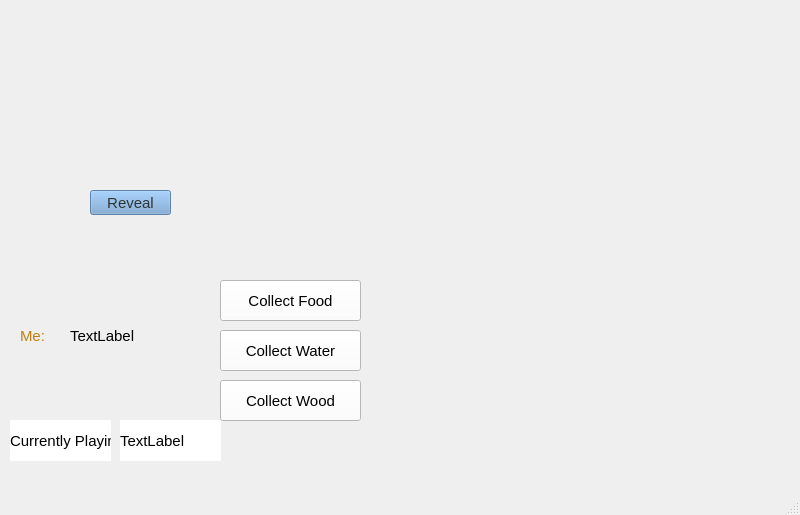
<?xml version="1.0" encoding="UTF-8"?>
<ui version="4.0">
 <class>GameWindow</class>
 <widget class="QMainWindow" name="GameWindow">
  <property name="geometry">
   <rect>
    <x>0</x>
    <y>0</y>
    <width>800</width>
    <height>515</height>
   </rect>
  </property>
  <property name="minimumSize">
   <size>
    <width>800</width>
    <height>515</height>
   </size>
  </property>
  <property name="maximumSize">
   <size>
    <width>800</width>
    <height>515</height>
   </size>
  </property>
  <property name="font">
   <font>
    <pointsize>11</pointsize>
   </font>
  </property>
  <property name="windowTitle">
   <string>MainWindow</string>
  </property>
  <widget class="QWidget" name="centralwidget">
   <property name="styleSheet">
    <string notr="true">background-image: url(:/background-island.jpg);</string>
   </property>
   <widget class="QStackedWidget" name="weatherCards">
    <property name="geometry">
     <rect>
      <x>50</x>
      <y>30</y>
      <width>151</width>
      <height>151</height>
     </rect>
    </property>
    <property name="currentIndex">
     <number>0</number>
    </property>
    <widget class="QWidget" name="page">
     <property name="styleSheet">
      <string notr="true">background: none;
image: url(:/cards/background.jpeg);
border-color: rgb(32, 74, 135);</string>
     </property>
    </widget>
    <widget class="QWidget" name="page_2">
     <property name="styleSheet">
      <string notr="true">image: url(:/cards/sunny.jpeg);</string>
     </property>
     <widget class="QLabel" name="label_2">
      <property name="geometry">
       <rect>
        <x>0</x>
        <y>0</y>
        <width>51</width>
        <height>51</height>
       </rect>
      </property>
      <property name="text">
       <string/>
      </property>
      <property name="pixmap">
       <pixmap resource="imgs.qrc">:/cards/0.jpeg</pixmap>
      </property>
      <property name="scaledContents">
       <bool>true</bool>
      </property>
     </widget>
    </widget>
    <widget class="QWidget" name="page_3">
     <property name="styleSheet">
      <string notr="true">image: url(:/cards/sunny.jpeg);</string>
     </property>
     <widget class="QLabel" name="label_3">
      <property name="geometry">
       <rect>
        <x>0</x>
        <y>0</y>
        <width>51</width>
        <height>51</height>
       </rect>
      </property>
      <property name="text">
       <string/>
      </property>
      <property name="pixmap">
       <pixmap resource="imgs.qrc">:/cards/0.jpeg</pixmap>
      </property>
      <property name="scaledContents">
       <bool>true</bool>
      </property>
     </widget>
    </widget>
    <widget class="QWidget" name="page_4">
     <property name="styleSheet">
      <string notr="true">image: url(:/cards/sunny.jpeg);</string>
     </property>
     <widget class="QLabel" name="label_4">
      <property name="geometry">
       <rect>
        <x>0</x>
        <y>0</y>
        <width>51</width>
        <height>51</height>
       </rect>
      </property>
      <property name="text">
       <string/>
      </property>
      <property name="pixmap">
       <pixmap resource="imgs.qrc">:/cards/0.jpeg</pixmap>
      </property>
      <property name="scaledContents">
       <bool>true</bool>
      </property>
     </widget>
    </widget>
    <widget class="QWidget" name="page_5">
     <property name="styleSheet">
      <string notr="true">image: url(:/cards/cloudy.jpeg);</string>
     </property>
     <widget class="QLabel" name="label_5">
      <property name="geometry">
       <rect>
        <x>0</x>
        <y>0</y>
        <width>51</width>
        <height>51</height>
       </rect>
      </property>
      <property name="text">
       <string/>
      </property>
      <property name="pixmap">
       <pixmap resource="imgs.qrc">:/cards/1.jpeg</pixmap>
      </property>
      <property name="scaledContents">
       <bool>true</bool>
      </property>
     </widget>
    </widget>
    <widget class="QWidget" name="page_6">
     <property name="styleSheet">
      <string notr="true">image: url(:/cards/cloudy.jpeg);</string>
     </property>
     <widget class="QLabel" name="label_6">
      <property name="geometry">
       <rect>
        <x>0</x>
        <y>0</y>
        <width>51</width>
        <height>51</height>
       </rect>
      </property>
      <property name="text">
       <string/>
      </property>
      <property name="pixmap">
       <pixmap resource="imgs.qrc">:/cards/1.jpeg</pixmap>
      </property>
      <property name="scaledContents">
       <bool>true</bool>
      </property>
     </widget>
    </widget>
    <widget class="QWidget" name="page_7">
     <property name="styleSheet">
      <string notr="true">image: url(:/cards/cloudy.jpeg);</string>
     </property>
     <widget class="QLabel" name="label_9">
      <property name="geometry">
       <rect>
        <x>0</x>
        <y>0</y>
        <width>51</width>
        <height>51</height>
       </rect>
      </property>
      <property name="text">
       <string/>
      </property>
      <property name="pixmap">
       <pixmap resource="imgs.qrc">:/cards/2.jpeg</pixmap>
      </property>
      <property name="scaledContents">
       <bool>true</bool>
      </property>
     </widget>
    </widget>
    <widget class="QWidget" name="page_8">
     <property name="styleSheet">
      <string notr="true">image: url(:/cards/cloudy.jpeg);</string>
     </property>
     <widget class="QLabel" name="label_10">
      <property name="geometry">
       <rect>
        <x>0</x>
        <y>0</y>
        <width>51</width>
        <height>51</height>
       </rect>
      </property>
      <property name="text">
       <string/>
      </property>
      <property name="pixmap">
       <pixmap resource="imgs.qrc">:/cards/2.jpeg</pixmap>
      </property>
      <property name="scaledContents">
       <bool>true</bool>
      </property>
     </widget>
    </widget>
    <widget class="QWidget" name="page_9">
     <property name="styleSheet">
      <string notr="true">image: url(:/cards/cloudy.jpeg);</string>
     </property>
     <widget class="QLabel" name="label_7">
      <property name="geometry">
       <rect>
        <x>0</x>
        <y>0</y>
        <width>51</width>
        <height>51</height>
       </rect>
      </property>
      <property name="text">
       <string/>
      </property>
      <property name="pixmap">
       <pixmap resource="imgs.qrc">:/cards/1.jpeg</pixmap>
      </property>
      <property name="scaledContents">
       <bool>true</bool>
      </property>
     </widget>
    </widget>
    <widget class="QWidget" name="page_10">
     <property name="styleSheet">
      <string notr="true">image: url(:/cards/cloudy.jpeg);</string>
     </property>
     <widget class="QLabel" name="label_14">
      <property name="geometry">
       <rect>
        <x>0</x>
        <y>0</y>
        <width>51</width>
        <height>51</height>
       </rect>
      </property>
      <property name="text">
       <string/>
      </property>
      <property name="pixmap">
       <pixmap resource="imgs.qrc">:/cards/2.jpeg</pixmap>
      </property>
      <property name="scaledContents">
       <bool>true</bool>
      </property>
     </widget>
    </widget>
    <widget class="QWidget" name="page_11">
     <property name="styleSheet">
      <string notr="true">image: url(:/cards/rainy.jpeg);</string>
     </property>
     <widget class="QLabel" name="label_11">
      <property name="geometry">
       <rect>
        <x>0</x>
        <y>0</y>
        <width>51</width>
        <height>51</height>
       </rect>
      </property>
      <property name="text">
       <string/>
      </property>
      <property name="pixmap">
       <pixmap resource="imgs.qrc">:/cards/3.jpeg</pixmap>
      </property>
      <property name="scaledContents">
       <bool>true</bool>
      </property>
     </widget>
    </widget>
    <widget class="QWidget" name="page_12">
     <property name="styleSheet">
      <string notr="true">image: url(:/cards/rainy.jpeg);</string>
     </property>
     <widget class="QLabel" name="label_12">
      <property name="geometry">
       <rect>
        <x>0</x>
        <y>0</y>
        <width>51</width>
        <height>51</height>
       </rect>
      </property>
      <property name="text">
       <string/>
      </property>
      <property name="pixmap">
       <pixmap resource="imgs.qrc">:/cards/3.jpeg</pixmap>
      </property>
      <property name="scaledContents">
       <bool>true</bool>
      </property>
     </widget>
    </widget>
    <widget class="QWidget" name="page_13">
     <property name="styleSheet">
      <string notr="true">image: url(:/cards/hurricane.jpeg);</string>
     </property>
     <widget class="QLabel" name="label_13">
      <property name="geometry">
       <rect>
        <x>0</x>
        <y>0</y>
        <width>51</width>
        <height>51</height>
       </rect>
      </property>
      <property name="text">
       <string/>
      </property>
      <property name="pixmap">
       <pixmap resource="imgs.qrc">:/cards/2.jpeg</pixmap>
      </property>
      <property name="scaledContents">
       <bool>true</bool>
      </property>
     </widget>
    </widget>
   </widget>
   <widget class="QLabel" name="playerNameLabel">
    <property name="geometry">
     <rect>
      <x>70</x>
      <y>320</y>
      <width>101</width>
      <height>31</height>
     </rect>
    </property>
    <property name="styleSheet">
     <string notr="true">font: 700 italic 20pt &quot;Ubuntu Condensed&quot;;
background:none;</string>
    </property>
    <property name="text">
     <string>TextLabel</string>
    </property>
   </widget>
   <widget class="QLabel" name="label">
    <property name="geometry">
     <rect>
      <x>20</x>
      <y>310</y>
      <width>51</width>
      <height>51</height>
     </rect>
    </property>
    <property name="styleSheet">
     <string notr="true">background: none;
border-color: rgb(0, 0, 0);
font: 700 italic 16pt &quot;Ubuntu Condensed&quot;;
color: rgb(193, 125, 17);</string>
    </property>
    <property name="text">
     <string>Me:</string>
    </property>
   </widget>
   <widget class="QPushButton" name="revealButton">
    <property name="enabled">
     <bool>false</bool>
    </property>
    <property name="geometry">
     <rect>
      <x>90</x>
      <y>190</y>
      <width>81</width>
      <height>25</height>
     </rect>
    </property>
    <property name="styleSheet">
     <string notr="true">color: rgb(46, 52, 54);
border-color: rgb(0, 0, 0);
border-image: url(:/light-wood-grain-texture_303714-25017.jpg);
background-color: rgb(114, 159, 207);
font: 700 italic 14pt &quot;Ubuntu Condensed&quot;;
</string>
    </property>
    <property name="text">
     <string>Reveal</string>
    </property>
   </widget>
   <widget class="QPushButton" name="collectWoodButton">
    <property name="geometry">
     <rect>
      <x>220</x>
      <y>380</y>
      <width>141</width>
      <height>41</height>
     </rect>
    </property>
    <property name="styleSheet">
     <string notr="true">background: transparent;
background-color: white;</string>
    </property>
    <property name="text">
     <string>Collect Wood</string>
    </property>
   </widget>
   <widget class="QPushButton" name="collectWaterButton">
    <property name="geometry">
     <rect>
      <x>220</x>
      <y>330</y>
      <width>141</width>
      <height>41</height>
     </rect>
    </property>
    <property name="styleSheet">
     <string notr="true">background: transparent;
background-color: white;</string>
    </property>
    <property name="text">
     <string>Collect Water</string>
    </property>
   </widget>
   <widget class="QPushButton" name="collectFoodButton">
    <property name="geometry">
     <rect>
      <x>220</x>
      <y>280</y>
      <width>141</width>
      <height>41</height>
     </rect>
    </property>
    <property name="styleSheet">
     <string notr="true">background: transparent;
background-color: white;</string>
    </property>
    <property name="text">
     <string>Collect Food</string>
    </property>
   </widget>
   <widget class="QLabel" name="labelCurrPlayer">
    <property name="geometry">
     <rect>
      <x>10</x>
      <y>420</y>
      <width>101</width>
      <height>41</height>
     </rect>
    </property>
    <property name="styleSheet">
     <string notr="true">background: transparent;
background-color: white;</string>
    </property>
    <property name="text">
     <string>Currently Playing:</string>
    </property>
   </widget>
   <widget class="QLabel" name="currPlayerName">
    <property name="geometry">
     <rect>
      <x>120</x>
      <y>420</y>
      <width>101</width>
      <height>41</height>
     </rect>
    </property>
    <property name="styleSheet">
     <string notr="true">background: transparent;
background-color: white;</string>
    </property>
    <property name="text">
     <string>TextLabel</string>
    </property>
   </widget>
   <widget class="QLabel" name="label_water">
    <property name="geometry">
     <rect>
      <x>470</x>
      <y>60</y>
      <width>50</width>
      <height>30</height>
     </rect>
    </property>
    <property name="font">
     <font>
      <family>Ubuntu Condensed</family>
      <pointsize>14</pointsize>
      <italic>true</italic>
      <bold>true</bold>
     </font>
    </property>
    <property name="layoutDirection">
     <enum>Qt::LayoutDirection::LeftToRight</enum>
    </property>
    <property name="styleSheet">
     <string notr="true">background-image: url(:/blue.jpg);
font: 700 italic 14pt &quot;Ubuntu Condensed&quot;;
border-radius: 50px;              
border: none;          
qproperty-alignment: 'AlignCenter';</string>
    </property>
    <property name="text">
     <string/>
    </property>
    <property name="pixmap">
     <pixmap>blue.jpg</pixmap>
    </property>
    <property name="alignment">
     <set>Qt::AlignmentFlag::AlignCenter</set>
    </property>
   </widget>
   <widget class="QLabel" name="label_food">
    <property name="geometry">
     <rect>
      <x>470</x>
      <y>110</y>
      <width>50</width>
      <height>30</height>
     </rect>
    </property>
    <property name="font">
     <font>
      <family>Ubuntu Condensed</family>
      <pointsize>14</pointsize>
      <italic>true</italic>
      <bold>true</bold>
     </font>
    </property>
    <property name="styleSheet">
     <string notr="true">background-image: url(:/blue.jpg);
font: 700 italic 14pt &quot;Ubuntu Condensed&quot;;
border-radius: 50px;              
border: none;          
qproperty-alignment: 'AlignCenter';</string>
    </property>
    <property name="text">
     <string/>
    </property>
    <property name="pixmap">
     <pixmap>blue.jpg</pixmap>
    </property>
    <property name="alignment">
     <set>Qt::AlignmentFlag::AlignCenter</set>
    </property>
   </widget>
   <widget class="QLabel" name="label_wood">
    <property name="geometry">
     <rect>
      <x>470</x>
      <y>160</y>
      <width>50</width>
      <height>30</height>
     </rect>
    </property>
    <property name="font">
     <font>
      <family>Ubuntu Condensed</family>
      <pointsize>14</pointsize>
      <italic>true</italic>
      <bold>true</bold>
     </font>
    </property>
    <property name="styleSheet">
     <string notr="true">background-image: url(:/blue.jpg);
font: 700 italic 14pt &quot;Ubuntu Condensed&quot;;
border-radius: 50px;              
border: none;          
qproperty-alignment: 'AlignCenter';</string>
    </property>
    <property name="text">
     <string/>
    </property>
    <property name="pixmap">
     <pixmap>blue.jpg</pixmap>
    </property>
    <property name="alignment">
     <set>Qt::AlignmentFlag::AlignCenter</set>
    </property>
   </widget>
   <widget class="QLabel" name="label_rafts">
    <property name="geometry">
     <rect>
      <x>470</x>
      <y>210</y>
      <width>50</width>
      <height>30</height>
     </rect>
    </property>
    <property name="font">
     <font>
      <family>Ubuntu Condensed</family>
      <pointsize>14</pointsize>
      <italic>true</italic>
      <bold>true</bold>
     </font>
    </property>
    <property name="styleSheet">
     <string notr="true">background-image: url(:/blue.jpg);
font: 700 italic 14pt &quot;Ubuntu Condensed&quot;;
border-radius: 50px;              
border: none;          
qproperty-alignment: 'AlignCenter';</string>
    </property>
    <property name="text">
     <string/>
    </property>
    <property name="pixmap">
     <pixmap>blue.jpg</pixmap>
    </property>
    <property name="alignment">
     <set>Qt::AlignmentFlag::AlignCenter</set>
    </property>
   </widget>
  </widget>
  <widget class="QMenuBar" name="menubar">
   <property name="geometry">
    <rect>
     <x>0</x>
     <y>0</y>
     <width>800</width>
     <height>26</height>
    </rect>
   </property>
  </widget>
  <widget class="QStatusBar" name="statusbar"/>
 </widget>
 <resources>
  <include location="imgs.qrc"/>
 </resources>
 <connections/>
</ui>
